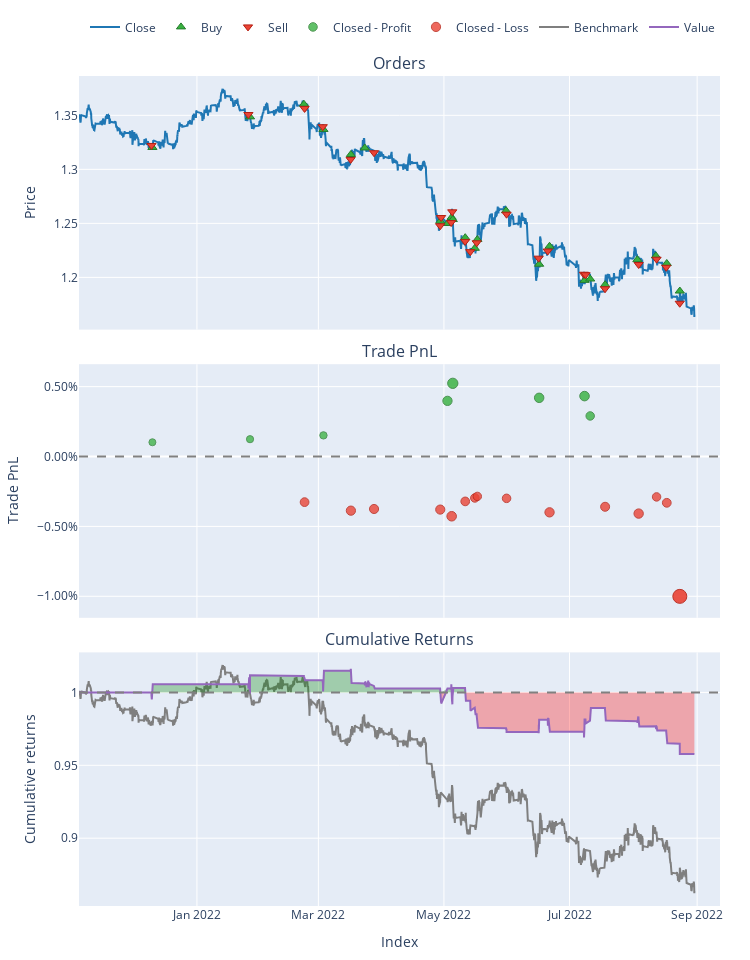

Write notebook code for a chart like this one.
### Code cell
port.plot().show()

### Figure 1 — Plotly figure (JSON) as saved in the notebook; plotly's stock layout.template omitted (floating-point values rounded to 4 significant figures; data arrays with more than 128 entries replaced by an {"elided": "..."} marker saying what was removed)
{"data": [{"legendgroup": "0", "line": {"color": "#1f77b4"}, "name": "Close", "showlegend": true, "type": "scatter", "uid": "702a38a7-4f1a-4bbb-b901-1159d1c2cf62", "x": {"elided": "5016 str values"}, "xaxis": "x", "y": {"elided": "5016 float values"}, "yaxis": "y"}, {"customdata": [[1, 4155.0, 1.097], [3, 3630.0, 0.9791], [4, 743.6, 0.2023], [7, 3229.0, 0.8634], [9, 1658.0, 0.4356], [10, 762.5, 0.2013], [13, 1784.0, 0.4468], [15, 1666.0, 0.4166], [17, 1535.0, 0.3855], [19, 1314.0, 0.3295], [21, 2243.0, 0.5548], [23, 2518.0, 0.6179], [25, 2638.0, 0.6516], [26, 773.2, 0.1951], [29, 1643.0, 0.3984], [31, 1705.0, 0.4191], [33, 1623.0, 0.3887], [35, 2247.0, 0.5385], [37, 2006.0, 0.4787], [38, 806.0, 0.1961], [40, 800.5, 0.1953], [43, 2197.0, 0.5329], [45, 616.0, 0.1463]], "hovertemplate": "Order Id: %{customdata[0]}<br>Timestamp: %{x}<br>Price: %{y}<br>Size: %{customdata[1]:.6f}<br>Fees: %{customdata[2]:.6f}", "legendgroup": "1", "marker": {"color": "#37B13F", "line": {"color": "rgb(38,123,44)", "width": 1}, "size": 8, "symbol": "triangle-up"}, "mode": "markers", "name": "Buy", "type": "scatter", "uid": "53f77899-2dbd-4644-8d37-a2592531d774", "x": ["2021-12-10T09:00:00", "2022-01-26T19:00:00", "2022-02-21T23:00:00", "2022-03-03T11:00:00", "2022-03-16T19:00:00", "2022-03-23T13:00:00", "2022-04-29T05:00:00", "2022-05-02T17:00:00", "2022-05-04T18:00:00", "2022-05-05T07:00:00", "2022-05-11T08:00:00", "2022-05-16T00:00:00", "2022-05-17T05:00:00", "2022-05-31T04:00:00", "2022-06-16T06:00:00", "2022-06-21T07:00:00", "2022-07-08T07:00:00", "2022-07-11T01:00:00", "2022-07-18T07:00:00", "2022-08-02T23:00:00", "2022-08-11T23:00:00", "2022-08-17T06:00:00", "2022-08-23T14:00:00"], "xaxis": "x", "y": [1.32, 1.349, 1.36, 1.337, 1.314, 1.32, 1.252, 1.25, 1.256, 1.254, 1.237, 1.227, 1.235, 1.262, 1.212, 1.229, 1.197, 1.199, 1.193, 1.216, 1.22, 1.213, 1.187], "yaxis": "y"}, {"customdata": [[0, 4155.0, 1.099], [2, 3630.0, 0.9807], [5, 743.6, 0.2017], [6, 3229.0, 0.8651], [8, 1658.0, 0.4341], [11, 762.5, 0.2006], [12, 1784.0, 0.4453], [14, 1666.0, 0.4184], [16, 1535.0, 0.384], [18, 1314.0, 0.3313], [20, 2243.0, 0.5533], [22, 2518.0, 0.6163], [24, 2638.0, 0.65], [27, 773.2, 0.1946], [28, 1643.0, 0.4003], [30, 1705.0, 0.4176], [32, 1623.0, 0.3906], [34, 2247.0, 0.5403], [36, 2006.0, 0.4772], [39, 806.0, 0.1954], [41, 800.5, 0.1948], [42, 2197.0, 0.5314], [44, 616.0, 0.1449]], "hovertemplate": "Order Id: %{customdata[0]}<br>Timestamp: %{x}<br>Price: %{y}<br>Size: %{customdata[1]:.6f}<br>Fees: %{customdata[2]:.6f}", "legendgroup": "2", "marker": {"color": "#EA4335", "line": {"color": "rgb(181,31,18)", "width": 1}, "size": 8, "symbol": "triangle-down"}, "mode": "markers", "name": "Sell", "type": "scatter", "uid": "1dae0f2d-97da-4c28-887d-79e9bebe17bf", "x": ["2021-12-09T22:00:00", "2022-01-26T00:00:00", "2022-02-22T07:00:00", "2022-03-03T03:00:00", "2022-03-16T16:00:00", "2022-03-28T01:00:00", "2022-04-29T04:00:00", "2022-04-29T15:00:00", "2022-05-04T12:00:00", "2022-05-05T01:00:00", "2022-05-11T07:00:00", "2022-05-13T19:00:00", "2022-05-16T22:00:00", "2022-05-31T10:00:00", "2022-06-16T00:00:00", "2022-06-20T10:00:00", "2022-07-08T00:00:00", "2022-07-08T19:00:00", "2022-07-18T06:00:00", "2022-08-03T14:00:00", "2022-08-12T07:00:00", "2022-08-17T00:00:00", "2022-08-23T13:00:00"], "xaxis": "x", "y": [1.322, 1.351, 1.356, 1.339, 1.309, 1.315, 1.248, 1.255, 1.251, 1.261, 1.233, 1.224, 1.232, 1.258, 1.218, 1.224, 1.203, 1.202, 1.189, 1.212, 1.217, 1.209, 1.176], "yaxis": "y"}, {"customdata": [[0, 0, 5.609, 0.001021], [1, 1, 6.08, 0.00124], [3, 3, 6.543, 0.001513], [7, 7, 8.33, 0.003982], [9, 9, 8.678, 0.005238], [14, 14, 8.403, 0.004199], [16, 16, 8.441, 0.004323], [17, 17, 7.842, 0.002903]], "hovertemplate": "Exit Trade Id: %{customdata[0]}<br>Position Id: %{customdata[1]}<br>Exit Timestamp: %{x}<br>PnL: %{customdata[2]:.6f}<br>Return: %{customdata[3]:.2%}", "legendgroup": "3", "marker": {"color": "#37B13F", "line": {"color": "rgb(38,123,44)", "width": 1}, "opacity": [0.75, 0.7537, 0.7582, 0.7994, 0.8204, 0.8031, 0.8051, 0.7814], "size": [7, 7.171, 7.383, 9.307, 10.29, 9.476, 9.572, 8.466], "symbol": "circle"}, "mode": "markers", "name": "Closed - Profit", "type": "scatter", "uid": "a276d001-d32d-41eb-9357-b7995fd2af0c", "x": ["2021-12-10T09:00:00", "2022-01-26T19:00:00", "2022-03-03T11:00:00", "2022-05-02T17:00:00", "2022-05-05T07:00:00", "2022-06-16T06:00:00", "2022-07-08T07:00:00", "2022-07-11T01:00:00"], "xaxis": "x2", "y": [0.001021, 0.00124, 0.001513, 0.003982, 0.005238, 0.004199, 0.004323, 0.002903], "yaxis": "y2"}, {"customdata": [[2, 2, -3.3, -0.003263], [4, 4, -8.406, -0.003873], [5, 5, -3.777, -0.003753], [6, 6, -8.451, -0.003796], [8, 8, -8.205, -0.004274], [10, 10, -8.883, -0.003211], [11, 11, -9.135, -0.002964], [12, 12, -9.27, -0.002852], [13, 13, -2.919, -0.002992], [15, 15, -8.34, -0.003994], [18, 18, -8.578, -0.003595], [19, 19, -4.002, -0.004082], [20, 20, -2.821, -0.002889], [21, 21, -8.795, -0.00331], [22, 22, -7.249, -0.01001]], "hovertemplate": "Exit Trade Id: %{customdata[0]}<br>Position Id: %{customdata[1]}<br>Exit Timestamp: %{x}<br>PnL: %{customdata[2]:.6f}<br>Return: %{customdata[3]:.2%}", "legendgroup": "4", "marker": {"color": "#EA4335", "line": {"color": "rgb(181,31,18)", "width": 1}, "opacity": [0.7874, 0.7976, 0.7956, 0.7963, 0.8043, 0.7866, 0.7824, 0.7806, 0.7829, 0.7996, 0.793, 0.8011, 0.7812, 0.7882, 0.9], "size": [8.747, 9.222, 9.129, 9.162, 9.535, 8.706, 8.514, 8.427, 8.536, 9.316, 9.006, 9.385, 8.455, 8.784, 14], "symbol": "circle"}, "mode": "markers", "name": "Closed - Loss", "type": "scatter", "uid": "c3b01fa0-feb5-4e4b-b8fa-2d5c7ced7803", "x": ["2022-02-22T07:00:00", "2022-03-16T19:00:00", "2022-03-28T01:00:00", "2022-04-29T05:00:00", "2022-05-04T18:00:00", "2022-05-11T08:00:00", "2022-05-16T00:00:00", "2022-05-17T05:00:00", "2022-05-31T10:00:00", "2022-06-21T07:00:00", "2022-07-18T07:00:00", "2022-08-03T14:00:00", "2022-08-12T07:00:00", "2022-08-17T06:00:00", "2022-08-23T14:00:00"], "xaxis": "x2", "y": [-0.003263, -0.003873, -0.003753, -0.003796, -0.004274, -0.003211, -0.002964, -0.002852, -0.002992, -0.003994, -0.003595, -0.004082, -0.002889, -0.00331, -0.01001], "yaxis": "y2"}, {"legendgroup": "5", "line": {"color": "#7f7f7f"}, "name": "Benchmark", "showlegend": true, "type": "scatter", "uid": "ae18739e-2bbc-41d2-962b-16333543e24f", "x": {"elided": "5016 str values"}, "xaxis": "x3", "y": {"elided": "5016 float values"}, "yaxis": "y3"}, {"hoverinfo": "skip", "legendgroup": "6", "line": {"color": "rgba(0, 0, 0, 0)", "width": 0}, "opacity": 0, "showlegend": false, "type": "scatter", "uid": "84172b7d-df96-471a-85dd-a65eae8f001a", "x": {"elided": "5016 str values"}, "xaxis": "x3", "y": {"elided": "5016 int values"}, "yaxis": "y3"}, {"connectgaps": false, "fill": "tonexty", "fillcolor": "rgba(0, 128, 0, 0.3)", "hoverinfo": "skip", "legendgroup": "6", "line": {"color": "rgba(0, 0, 0, 0)", "width": 0}, "opacity": 0, "showlegend": false, "type": "scatter", "uid": "bef4d316-d23f-4a4d-bc9a-ea0eb964b8e6", "x": {"elided": "5016 str values"}, "xaxis": "x3", "y": {"elided": "5016 float values"}, "yaxis": "y3"}, {"hoverinfo": "skip", "legendgroup": "6", "line": {"color": "rgba(0, 0, 0, 0)", "width": 0}, "opacity": 0, "showlegend": false, "type": "scatter", "uid": "8387047a-80ce-4f11-9695-012bdffa557d", "x": {"elided": "5016 str values"}, "xaxis": "x3", "y": {"elided": "5016 int values"}, "yaxis": "y3"}, {"connectgaps": false, "fill": "tonexty", "fillcolor": "rgba(255, 0, 0, 0.3)", "hoverinfo": "skip", "legendgroup": "6", "line": {"color": "rgba(0, 0, 0, 0)", "width": 0}, "opacity": 0, "showlegend": false, "type": "scatter", "uid": "6204d68a-7e5d-473f-b986-052f38362264", "x": {"elided": "5016 str values"}, "xaxis": "x3", "y": {"elided": "5016 float values"}, "yaxis": "y3"}, {"legendgroup": "7", "line": {"color": "#9467bd"}, "name": "Value", "showlegend": true, "type": "scatter", "uid": "13328c0f-dbd7-4a50-b7f0-a2898b8521e3", "x": {"elided": "5016 str values"}, "xaxis": "x3", "y": {"elided": "5016 float values"}, "yaxis": "y3"}, {"hoverinfo": "skip", "legendgroup": "6", "line": {"color": "rgba(0, 0, 0, 0)", "width": 0}, "opacity": 0, "showlegend": false, "type": "scatter", "uid": "52c5d518-aa6b-49b6-89fe-1a48e8f73223", "x": {"elided": "5016 str values"}, "xaxis": "x3", "y": {"elided": "5016 int values"}, "yaxis": "y3"}], "layout": {"annotations": [{"font": {"size": 16}, "showarrow": false, "text": "Orders", "x": 0.5, "xanchor": "center", "xref": "paper", "y": 1, "yanchor": "bottom", "yref": "paper"}, {"font": {"size": 16}, "showarrow": false, "text": "Trade PnL", "x": 0.5, "xanchor": "center", "xref": "paper", "y": 0.6528, "yanchor": "bottom", "yref": "paper"}, {"font": {"size": 16}, "showarrow": false, "text": "Cumulative Returns", "x": 0.5, "xanchor": "center", "xref": "paper", "y": 0.3056, "yanchor": "bottom", "yref": "paper"}], "height": 960, "legend": {"orientation": "h", "traceorder": "normal", "x": 1, "xanchor": "right", "y": 1.042, "yanchor": "bottom"}, "margin": {"b": 30, "l": 30, "r": 30, "t": 30}, "shapes": [{"line": {"color": "gray", "dash": "dash"}, "type": "line", "x0": 0, "x1": 1, "xref": "paper", "y0": 0, "y1": 0, "yref": "y2"}, {"line": {"color": "gray", "dash": "dash"}, "type": "line", "x0": 0, "x1": 1, "xref": "paper", "y0": 1, "y1": 1, "yref": "y3"}], "showlegend": true, "width": 750, "xaxis": {"anchor": "y", "domain": [0, 1], "matches": "x3", "showticklabels": false}, "xaxis2": {"anchor": "y2", "domain": [0, 1], "matches": "x3", "showticklabels": false}, "xaxis3": {"anchor": "y3", "domain": [0, 1], "title": {"text": "Index"}}, "yaxis": {"anchor": "x", "domain": [0.6944, 1], "title": {"text": "Price"}}, "yaxis2": {"anchor": "x2", "domain": [0.3472, 0.6528], "tickformat": ".2%", "title": {"text": "Trade PnL"}}, "yaxis3": {"anchor": "x3", "domain": [0, 0.3056], "title": {"text": "Cumulative returns"}}}}
